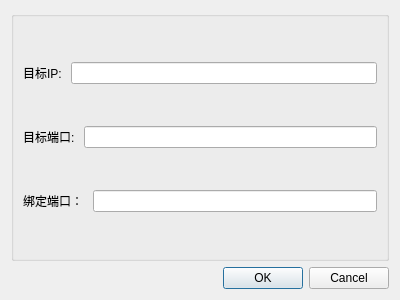
<?xml version="1.0" encoding="UTF-8"?>
<ui version="4.0">
 <class>ConnectUDPDialog</class>
 <widget class="QDialog" name="ConnectUDPDialog">
  <property name="geometry">
   <rect>
    <x>0</x>
    <y>0</y>
    <width>400</width>
    <height>300</height>
   </rect>
  </property>
  <property name="windowTitle">
   <string>Dialog</string>
  </property>
  <layout class="QGridLayout" name="gridLayout_2">
   <item row="0" column="0">
    <widget class="QGroupBox" name="groupBox">
     <property name="title">
      <string/>
     </property>
     <layout class="QVBoxLayout" name="verticalLayout">
      <item>
       <layout class="QHBoxLayout" name="horizontalLayout">
        <item>
         <widget class="QLabel" name="label">
          <property name="text">
           <string>目标IP: </string>
          </property>
         </widget>
        </item>
        <item>
         <widget class="QLineEdit" name="lineEditTIP"/>
        </item>
       </layout>
      </item>
      <item>
       <layout class="QHBoxLayout" name="horizontalLayout_2">
        <item>
         <widget class="QLabel" name="label_2">
          <property name="text">
           <string>目标端口: </string>
          </property>
         </widget>
        </item>
        <item>
         <widget class="QLineEdit" name="lineEditTPort"/>
        </item>
       </layout>
      </item>
      <item>
       <layout class="QHBoxLayout" name="horizontalLayout_3">
        <item>
         <widget class="QLabel" name="label_3">
          <property name="text">
           <string>绑定端口： </string>
          </property>
         </widget>
        </item>
        <item>
         <widget class="QLineEdit" name="lineEditBPort"/>
        </item>
       </layout>
      </item>
     </layout>
    </widget>
   </item>
   <item row="1" column="0">
    <widget class="QDialogButtonBox" name="buttonBox">
     <property name="orientation">
      <enum>Qt::Horizontal</enum>
     </property>
     <property name="standardButtons">
      <set>QDialogButtonBox::Cancel|QDialogButtonBox::Ok</set>
     </property>
    </widget>
   </item>
  </layout>
 </widget>
 <resources/>
 <connections>
  <connection>
   <sender>buttonBox</sender>
   <signal>accepted()</signal>
   <receiver>ConnectUDPDialog</receiver>
   <slot>accept()</slot>
   <hints>
    <hint type="sourcelabel">
     <x>248</x>
     <y>254</y>
    </hint>
    <hint type="destinationlabel">
     <x>157</x>
     <y>274</y>
    </hint>
   </hints>
  </connection>
  <connection>
   <sender>buttonBox</sender>
   <signal>rejected()</signal>
   <receiver>ConnectUDPDialog</receiver>
   <slot>reject()</slot>
   <hints>
    <hint type="sourcelabel">
     <x>316</x>
     <y>260</y>
    </hint>
    <hint type="destinationlabel">
     <x>286</x>
     <y>274</y>
    </hint>
   </hints>
  </connection>
 </connections>
</ui>
